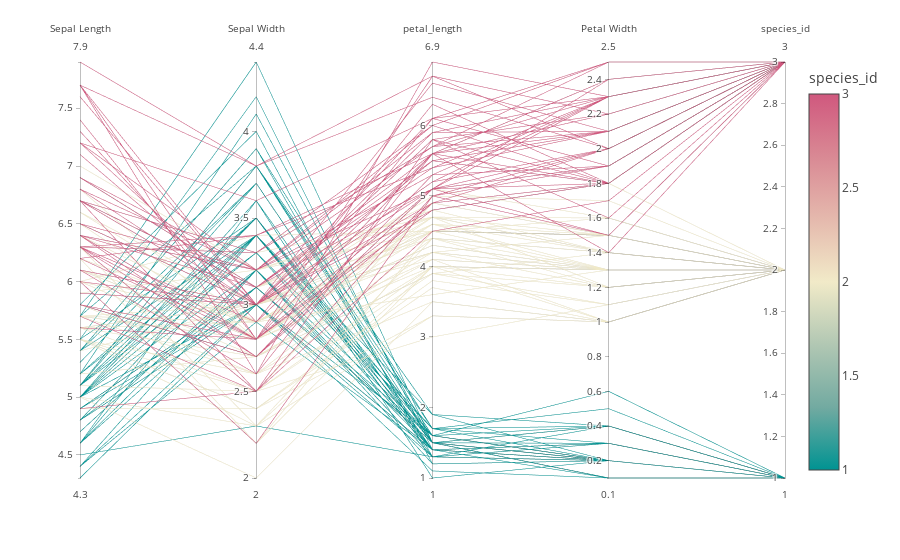

Source (notebook cell):
### Code cell
import plotly.express as px

# Load the iris dataset provided by the library
df = px.data.iris()

# Create the chart:
fig = px.parallel_coordinates(
    df, 
    color="species_id", 
    labels={"sepal_width": "Sepal Width", "sepal_length": "Sepal Length", "petal_width": "Petal Width"},
    color_continuous_scale=px.colors.diverging.Tealrose)
#    color_continuous_midpoint=2)

# Hide the color scale that is useless in this case
fig.update_layout(coloraxis_showscale=False)

# Show the plot
fig.show()

### Figure 1 — Plotly figure (JSON) as saved in the notebook; plotly's stock layout.template omitted (floating-point values rounded to 4 significant figures; data arrays with more than 128 entries replaced by an {"elided": "..."} marker saying what was removed)
{"data": [{"dimensions": [{"label": "Sepal Length", "values": {"elided": "150 float values"}}, {"label": "Sepal Width", "values": {"elided": "150 float values"}}, {"label": "petal_length", "values": {"elided": "150 float values"}}, {"label": "Petal Width", "values": {"elided": "150 float values"}}, {"label": "species_id", "values": {"elided": "150 int values"}}], "domain": {"x": [0, 1], "y": [0, 1]}, "line": {"color": {"elided": "150 int values"}, "coloraxis": "coloraxis"}, "name": "", "type": "parcoords"}], "layout": {"coloraxis": {"colorbar": {"title": {"text": "species_id"}}, "colorscale": [[0, "rgb(0, 147, 146)"], [0.1667, "rgb(114, 170, 161)"], [0.3333, "rgb(177, 199, 179)"], [0.5, "rgb(241, 234, 200)"], [0.6667, "rgb(229, 185, 173)"], [0.8333, "rgb(217, 137, 148)"], [1, "rgb(208, 88, 126)"]]}, "legend": {"tracegroupgap": 0}, "margin": {"t": 60}}}
